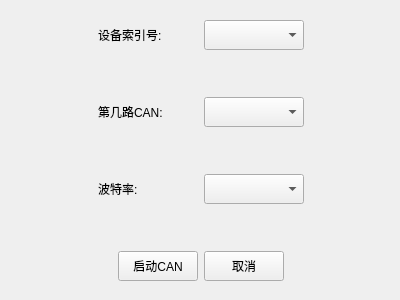
<?xml version="1.0" encoding="UTF-8"?>
<ui version="4.0">
 <class>CanForm_ChuangXin</class>
 <widget class="QWidget" name="CanForm_ChuangXin">
  <property name="geometry">
   <rect>
    <x>0</x>
    <y>0</y>
    <width>400</width>
    <height>300</height>
   </rect>
  </property>
  <property name="minimumSize">
   <size>
    <width>400</width>
    <height>300</height>
   </size>
  </property>
  <property name="maximumSize">
   <size>
    <width>400</width>
    <height>300</height>
   </size>
  </property>
  <property name="windowTitle">
   <string>创芯科技CANalyst-II</string>
  </property>
  <widget class="QWidget" name="">
   <property name="geometry">
    <rect>
     <x>20</x>
     <y>20</y>
     <width>361</width>
     <height>261</height>
    </rect>
   </property>
   <layout class="QVBoxLayout" name="verticalLayout">
    <item>
     <layout class="QHBoxLayout" name="horizontalLayout">
      <item>
       <spacer name="horizontalSpacer">
        <property name="orientation">
         <enum>Qt::Horizontal</enum>
        </property>
        <property name="sizeHint" stdset="0">
         <size>
          <width>40</width>
          <height>20</height>
         </size>
        </property>
       </spacer>
      </item>
      <item>
       <widget class="QLabel" name="label_dev">
        <property name="minimumSize">
         <size>
          <width>100</width>
          <height>30</height>
         </size>
        </property>
        <property name="maximumSize">
         <size>
          <width>100</width>
          <height>30</height>
         </size>
        </property>
        <property name="text">
         <string>设备索引号:</string>
        </property>
       </widget>
      </item>
      <item>
       <widget class="QComboBox" name="combo_dev">
        <property name="minimumSize">
         <size>
          <width>100</width>
          <height>30</height>
         </size>
        </property>
        <property name="maximumSize">
         <size>
          <width>100</width>
          <height>30</height>
         </size>
        </property>
       </widget>
      </item>
      <item>
       <spacer name="horizontalSpacer_2">
        <property name="orientation">
         <enum>Qt::Horizontal</enum>
        </property>
        <property name="sizeHint" stdset="0">
         <size>
          <width>40</width>
          <height>20</height>
         </size>
        </property>
       </spacer>
      </item>
     </layout>
    </item>
    <item>
     <spacer name="verticalSpacer_3">
      <property name="orientation">
       <enum>Qt::Vertical</enum>
      </property>
      <property name="sizeHint" stdset="0">
       <size>
        <width>20</width>
        <height>18</height>
       </size>
      </property>
     </spacer>
    </item>
    <item>
     <layout class="QHBoxLayout" name="horizontalLayout_2">
      <item>
       <spacer name="horizontalSpacer_3">
        <property name="orientation">
         <enum>Qt::Horizontal</enum>
        </property>
        <property name="sizeHint" stdset="0">
         <size>
          <width>40</width>
          <height>20</height>
         </size>
        </property>
       </spacer>
      </item>
      <item>
       <widget class="QLabel" name="label_ind">
        <property name="minimumSize">
         <size>
          <width>100</width>
          <height>30</height>
         </size>
        </property>
        <property name="maximumSize">
         <size>
          <width>100</width>
          <height>30</height>
         </size>
        </property>
        <property name="text">
         <string>第几路CAN:</string>
        </property>
       </widget>
      </item>
      <item>
       <widget class="QComboBox" name="combo_ind">
        <property name="minimumSize">
         <size>
          <width>100</width>
          <height>30</height>
         </size>
        </property>
       </widget>
      </item>
      <item>
       <spacer name="horizontalSpacer_4">
        <property name="orientation">
         <enum>Qt::Horizontal</enum>
        </property>
        <property name="sizeHint" stdset="0">
         <size>
          <width>40</width>
          <height>20</height>
         </size>
        </property>
       </spacer>
      </item>
     </layout>
    </item>
    <item>
     <spacer name="verticalSpacer_2">
      <property name="orientation">
       <enum>Qt::Vertical</enum>
      </property>
      <property name="sizeHint" stdset="0">
       <size>
        <width>20</width>
        <height>18</height>
       </size>
      </property>
     </spacer>
    </item>
    <item>
     <layout class="QHBoxLayout" name="horizontalLayout_3">
      <item>
       <spacer name="horizontalSpacer_5">
        <property name="orientation">
         <enum>Qt::Horizontal</enum>
        </property>
        <property name="sizeHint" stdset="0">
         <size>
          <width>40</width>
          <height>20</height>
         </size>
        </property>
       </spacer>
      </item>
      <item>
       <widget class="QLabel" name="label_timing">
        <property name="minimumSize">
         <size>
          <width>100</width>
          <height>30</height>
         </size>
        </property>
        <property name="maximumSize">
         <size>
          <width>100</width>
          <height>30</height>
         </size>
        </property>
        <property name="text">
         <string>波特率:</string>
        </property>
       </widget>
      </item>
      <item>
       <widget class="QComboBox" name="combo_Timing">
        <property name="minimumSize">
         <size>
          <width>100</width>
          <height>30</height>
         </size>
        </property>
       </widget>
      </item>
      <item>
       <spacer name="horizontalSpacer_6">
        <property name="orientation">
         <enum>Qt::Horizontal</enum>
        </property>
        <property name="sizeHint" stdset="0">
         <size>
          <width>40</width>
          <height>20</height>
         </size>
        </property>
       </spacer>
      </item>
     </layout>
    </item>
    <item>
     <spacer name="verticalSpacer">
      <property name="orientation">
       <enum>Qt::Vertical</enum>
      </property>
      <property name="sizeHint" stdset="0">
       <size>
        <width>20</width>
        <height>18</height>
       </size>
      </property>
     </spacer>
    </item>
    <item>
     <layout class="QHBoxLayout" name="horizontalLayout_4">
      <item>
       <spacer name="horizontalSpacer_7">
        <property name="orientation">
         <enum>Qt::Horizontal</enum>
        </property>
        <property name="sizeHint" stdset="0">
         <size>
          <width>40</width>
          <height>20</height>
         </size>
        </property>
       </spacer>
      </item>
      <item>
       <widget class="QPushButton" name="start_button">
        <property name="minimumSize">
         <size>
          <width>80</width>
          <height>30</height>
         </size>
        </property>
        <property name="maximumSize">
         <size>
          <width>80</width>
          <height>30</height>
         </size>
        </property>
        <property name="text">
         <string>启动CAN</string>
        </property>
       </widget>
      </item>
      <item>
       <widget class="QPushButton" name="cancel_button">
        <property name="minimumSize">
         <size>
          <width>80</width>
          <height>30</height>
         </size>
        </property>
        <property name="maximumSize">
         <size>
          <width>80</width>
          <height>30</height>
         </size>
        </property>
        <property name="text">
         <string>取消</string>
        </property>
       </widget>
      </item>
      <item>
       <spacer name="horizontalSpacer_8">
        <property name="orientation">
         <enum>Qt::Horizontal</enum>
        </property>
        <property name="sizeHint" stdset="0">
         <size>
          <width>40</width>
          <height>20</height>
         </size>
        </property>
       </spacer>
      </item>
     </layout>
    </item>
   </layout>
  </widget>
 </widget>
 <resources/>
 <connections/>
</ui>
